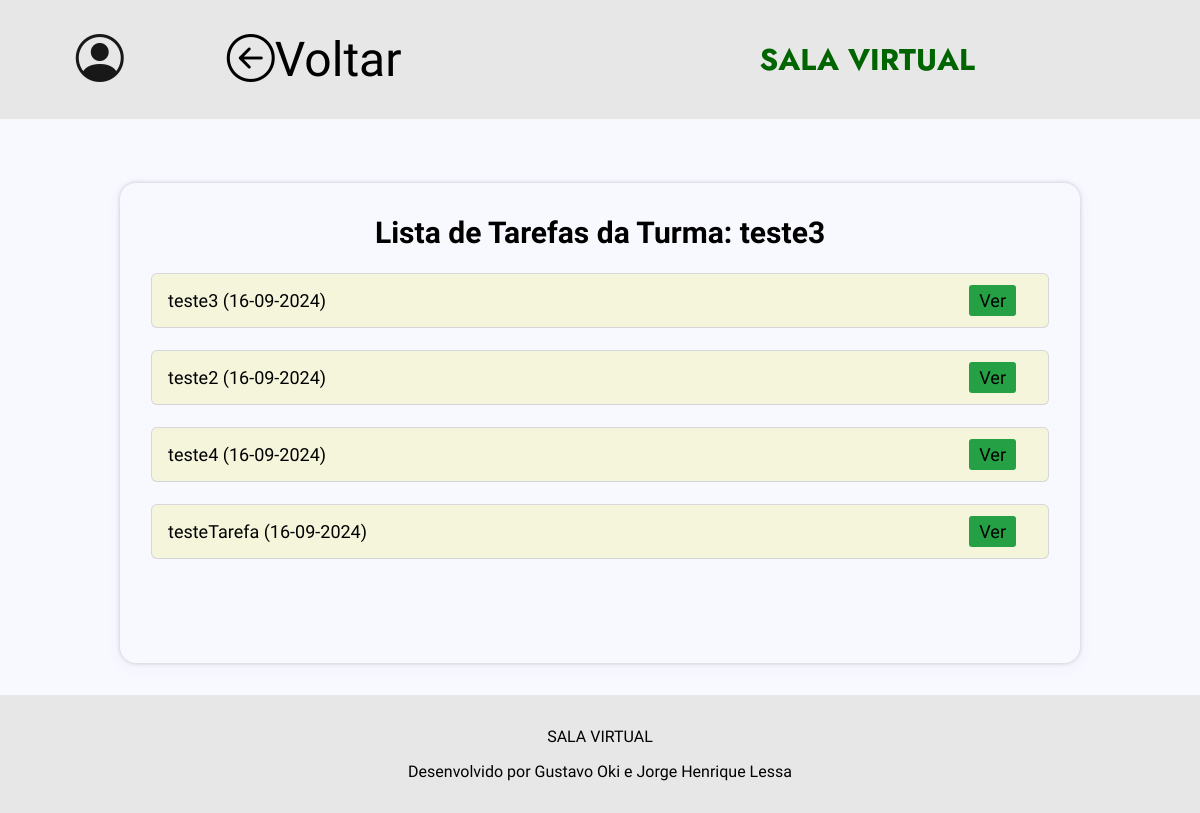
/turma/1, run on an earlier commit of the app's database.
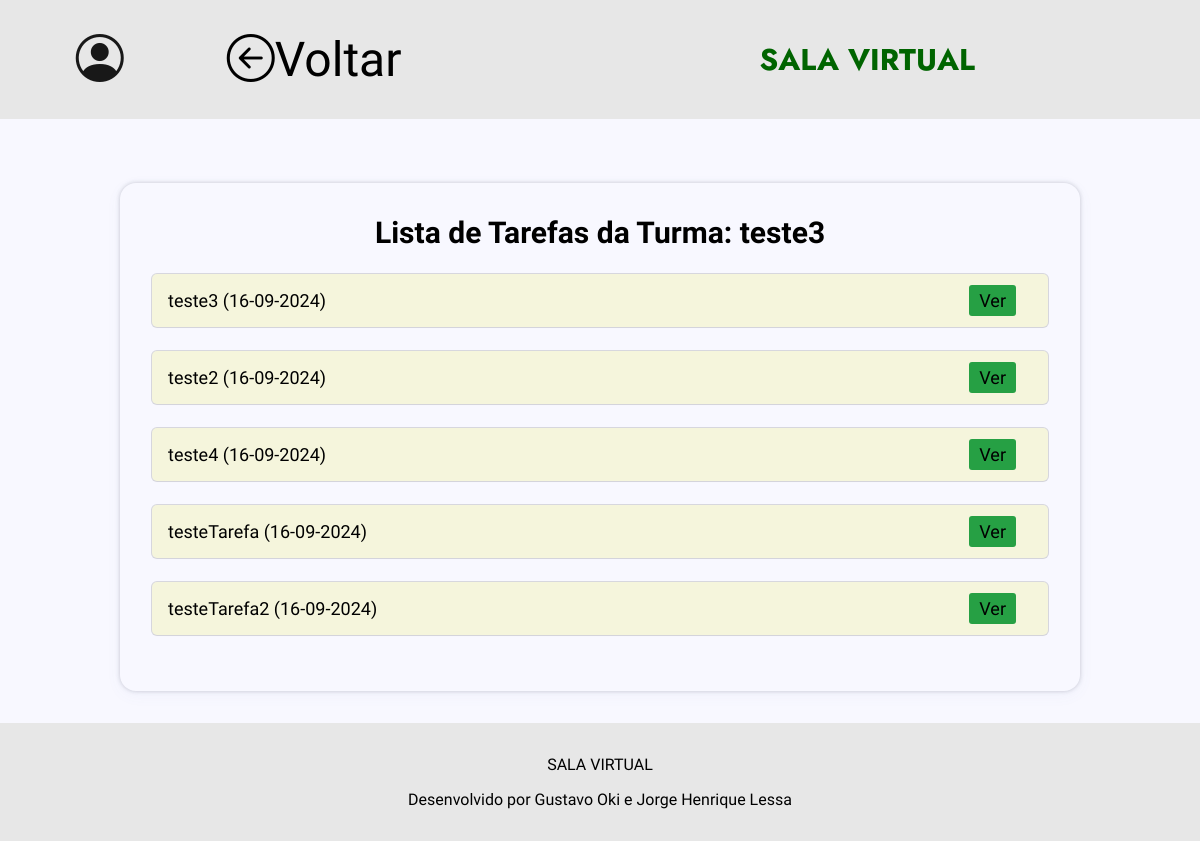
And on a later commit of the database.
### app.py (models this page shows, shortened)
class Turma(db.Model):
    id = db.Column(db.Integer, primary_key=True)
    nome = db.Column(db.String(100), nullable=False)
    professor = db.Column(db.String(100), nullable=False)
    codigo_acesso = db.Column(db.String(20), nullable=False, unique = True)  # Novo campo

class Tarefa(db.Model):
    id = db.Column(db.Integer, primary_key=True)
    titulo = db.Column(db.String(100), nullable=False)
    descricao = db.Column(db.String(100), nullable=False)
    arquivo = db.Column(db.LargeBinary, nullable=True)
    arquivo_nome = db.Column(db.String(100), nullable=True)  # Armazena o nome original do arquivo
    criado = db.Column(db.DateTime, default=datetime.utcnow)
    turma_id = db.Column(db.Integer, db.ForeignKey('turma.id'), nullable=False)  # Associa tarefa a uma turma específica
    turma = db.relationship('Turma', backref=db.backref('tarefas', lazy=True))

### app.py (the view)
@app.route("/turma/<int:turma_id>", methods=["POST", "GET"])
def turma(turma_id):
    turma = Turma.query.get_or_404(turma_id)  # Carregar a turma pelo ID
    tipo_perfil = session.get('tipo_perfil')
    if request.method == "POST":
        titulo = request.form.get('titulo')
        descricao = request.form.get('descricao')
        arquivo = request.files.get('arquivo')
        if titulo and descricao:
            arquivo_nome = arquivo.filename if arquivo else 'sem_nome'
            arquivo = arquivo.read() if arquivo else None  # Ler o conteúdo do arquivo
            nova_tarefa = Tarefa(
                titulo=titulo,
                descricao=descricao,
                arquivo=arquivo,
                arquivo_nome=arquivo_nome,
                turma_id=turma_id
            )
            try:
                db.session.add(nova_tarefa)
                db.session.commit()
                return redirect(f"/turma/{turma_id}")
            except Exception as e:
                return f"ERROR: {e}"
        else:
            return "Título ou descrição não fornecidos", 400
    else:
        tarefas = Tarefa.query.filter_by(turma_id=turma_id).order_by(Tarefa.criado).all()
        return render_template("turma.html", tarefas=tarefas, turma=turma, tipo_perfil=tipo_perfil)

### templates/turma.html (shortened to what this page needs)
<!DOCTYPE html>
<html lang="pt-BR">
<head>
    <link rel="stylesheet" href="https://cdn.jsdelivr.net/npm/bootstrap-icons@1.11.3/font/bootstrap-icons.min.css">
    <link rel="stylesheet" href="{{url_for('static', filename = 'css/styles.css')}}"/>
</head>
<body>
    <header class="cabecalho">
        <div class="container">
            <div id="container_icons">
                <nav>
                    <ul class="ul-icons">
                        <li class="icons_header dropdown">
                            <i class="bi bi-person-circle" id="profile-icon"></i>
                        </li>
                        <a href="{% if tipo_perfil == 'professor' %}/professor{% elif tipo_perfil == 'aluno' %}/aluno{% endif %}" id="voltar">
                            <i class="bi bi-arrow-left-circle"></i>Voltar
                        </a>
                    </ul>
                </nav>
            </div>
            <ul class="ul-menu">
                <div class="div_title_header">
                    <h1 id="title_header">SALA VIRTUAL</h1>
                </div>
            </ul>
        </div>
    </header>
    <section class="section_painel">
        <div class="painel">
            <div class="conteudos">
                <h1>Lista de Tarefas da Turma: {{ turma.nome }}</h1>
                <ul id="lista_conteudos">
                    {% if tarefas | length < 1 %}
                        <p id="sem_ctd_msg">Nenhum conteúdo disponível no momento...</p>
                    {% else %}
                        {% for tarefa in tarefas %}
                        <li class="li_conteudos">
                            <div>
                                <p id="info_conteudo">{{ tarefa.titulo }} ({{ tarefa.criado.strftime("%d-%m-%Y") }})</p>
                            </div>
                            <div class="buttons_li">
                                <a href="/tarefa/{{  tarefa.id  }}" id="download-btn"">Ver</a>
                            </div>
                        </li>
                        {% endfor %}
                    {% endif %}
                </ul>
            </div>
        </div>
    </section>
    <footer>
        <div id="div_footer">
            <p>SALA VIRTUAL</p>
            <p id="p_footer">Desenvolvido por Gustavo Oki e Jorge Henrique Lessa</p>
        </div>
    </footer>
</body>
</html>

### static/css/styles.css (style rules this page uses)
#voltar { color: inherit; font-size: 3rem; transition: 0.5s; margin-right: 5.5rem; text-decoration: none; }
.section_painel { display: flex; flex-direction: column; align-items: center; margin: 2rem 0; }
.painel { display: flex; flex-direction: column; align-items: center; width: 80%; }
.conteudos { box-shadow: rgba(67, 71, 85, 0.27) 0px 0px 0.25em, rgba(90, 125, 188, 0.05) 0px 0.25em 1em; border-radius: 1rem; display: flex; flex-direction: column; justify-items: center; align-items: center; text-align: start; margin-top: 2rem; padding: 2rem; width: 100%; min-height: 60vh; }
.conteudos h1 { font-size: 30px; }
#lista_conteudos { display: flex; flex-direction: column; list-style-type: none; width: 100%; height: 100%; align-items:center; font-size: 18px; margin-top: 1.5rem; }
#lista_conteudos li { display: flex; justify-content: space-between; margin-bottom: 1.5rem; box-shadow: rgba(0, 0, 0, 0.02) 0px 1px 3px 0px, rgba(27, 31, 35, 0.15) 0px 0px 0px 1px; padding: 1rem; border-radius: 5px; background-color: beige; width: 100%; transition: 0.5s; }
#lista_conteudos a { text-decoration: none; color: inherit; }
.buttons_li a { margin-right: 1rem; }
#download-btn { background-color: #26a044; border: none; padding: 5px 10px; border-radius: 3px; cursor: pointer; margin-left: 10px; transition: background-color 0.3s ease; }

### static/css/home.css (style rules this page uses)
.icons_header { list-style-type: none; font-size: 3rem; transition: 0.5s; margin-right: 5.5rem; }

### static/css/style-padrao.css (style rules this page uses)
* { font-family: var(--fonte-texto); padding: 0; margin: 0; box-sizing: border-box; }
body { min-height: 100vh; }
:root { --background: #F8F8FF; --cor-header-footer: #e7e7e7; --cor-secao: #F5F5F5; --cor-titulo: #000000; --cor-texto: #181818; --cor-texto-claro: beige; --cor-btn-texto: beige; --cor-destaque: #006400; --fonte-titulo: 'Jost'; --fonte-texto: 'Oswald'; }
body { min-height: 100vh; background-color: var(--background); }
.cabecalho { width: 100%; background-color: var(--cor-header-footer); }
.container { display: flex; justify-content: space-around; }
#container_icons { display: flex; margin-left: 1rem; }
.ul-menu { display: flex; flex-direction: row; justify-content:space-around; align-items:center; margin: 2rem 3rem 2rem 3rem; width: 40%; }
.ul-icons { display: flex; flex-direction: row; justify-content: space-around; align-items: center; padding: 1rem 0 1rem 0; width: 100%; }
#title_header { font-family: var(--fonte-titulo); font-size: 30px; color: var(--cor-destaque); }
nav li { display: inline-block; }
nav li i { display: inline-block; color: var(--cor-texto); text-decoration: none; padding: 15px; }
#voltar { color: inherit; font-size: 3rem; transition: 0.5s; margin-right: 5.5rem; }
footer { background-color: var(--cor-header-footer); color: var(--cor-titulo); font-family: var(--fonte-texto); }
#div_footer { display: flex; flex-direction: column; align-items: center; padding: 2rem; }
#p_footer { margin-top: 1rem; }

What changed in the data, as far as the page shows it:
added Tarefa: titulo "testeTarefa2", criado "16-09-2024"
